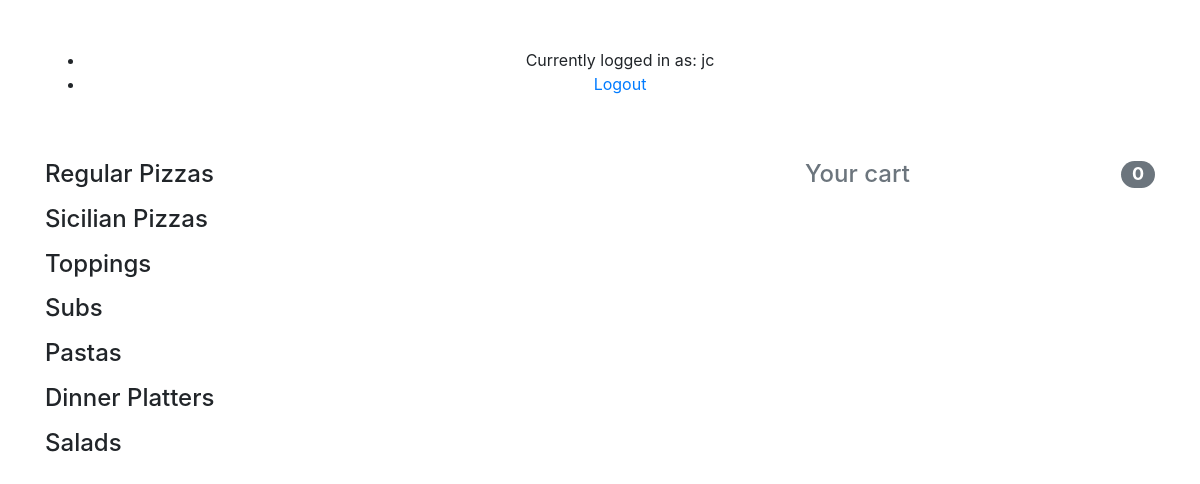
Page / (signed in) on the earlier database version.
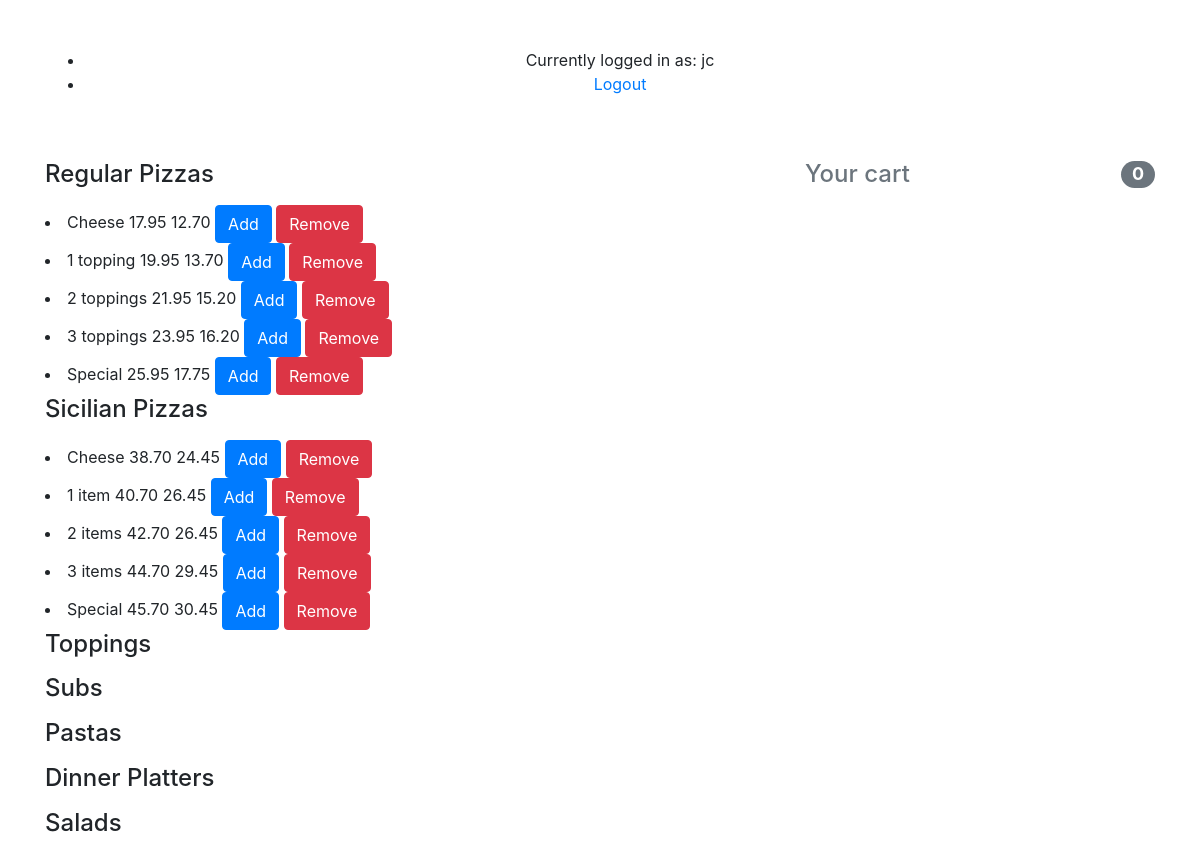
Same page on the later database version.
### orders/models.py (models this page shows, shortened)
class Order(models.Model):
	user = models.ForeignKey(settings.AUTH_USER_MODEL, on_delete=models.CASCADE)
	items = models.ManyToManyField(OrderItem)
	start_date = models.DateTimeField(auto_now_add = True)
	ordered_date = models.DateTimeField
	ordered = models.BooleanField(default=False)

class Item(models.Model):
	title = models.CharField(max_length=100)
	price = models.DecimalField(max_digits=4, decimal_places=2, blank=True, null=True)
	price_small = models.DecimalField(max_digits=4, decimal_places=2, blank=True, null=True)
	has_sizes = models.BooleanField(default=False)
	category = models.CharField(choices=CATEGORY_CHOICES, max_length=2)
	label = models.CharField(choices=LABEL_CHOICES, max_length=1, default='P')
	slug = models.SlugField()
	def get_add_to_cart_url(self):
		return reverse("add-to-cart", kwargs={
			'slug': self.slug
		})
	def get_remove_from_cart_url(self):
		return reverse("remove-from-cart", kwargs={
			'slug': self.slug
		})

### orders/views.py (the view)
# urls.py: path("", views.index, name="index"),
def index(request):
	if not request.user.is_authenticated:
		return render(request, "registration/login.html", {"message": None})
	context = {
		'user': request.user,
		'regular_pizzas': Item.objects.filter(category='RP'),
        'sicilian_pizzas': Item.objects.filter(category='SP'),
        'toppings': Item.objects.filter(category='T'),
        'subs': Item.objects.filter(category='S'),
        'pastas': Item.objects.filter(category='P'),
        'dinner_platters': Item.objects.filter(category='D'),
        'salads': Item.objects.filter(category='Sa')
	}
	return render(request, "orders/index.html", context)

### orders/templatetags/cart_template_tags.py (called while the page is built)
@register.filter
def cart_item_count(user):
    if user.is_authenticated:
        qs = Order.objects.filter(user=user, ordered=False)
        if qs.exists():
            return qs[0].items.count()
    return 0

### orders/templates/orders/index.html (shortened to what this page needs)
{% extends "orders/base.html" %}
{% load cart_template_tags %}
{% block side %}
    <a href="{% url 'order-summary' %}">
        <h4 class="d-flex justify-content-between align-items-center mb-3">
            <span class="text-muted">Your cart</span>
            <span class="badge badge-secondary badge-pill">{{ request.user|cart_item_count }}</span>
        </h4>
    </a>
{% endblock %}
{% block main %}
    <h4 class="mb-3">Regular Pizzas</h4>
    {% for item in regular_pizzas %}
        <li><span class="item-item item-title">{{ item.title }}</span>
            <span class="item-item item-price">{{ item.price }}</span>
            {% if item.price_small %}
                <span class="item-item item-price">{{ item.price_small }}</span>
            {% endif %}
            <a href="{{ item.get_add_to_cart_url }}" class="btn btn-primary btn-md my-0 p">
                Add
            </a>
            <a href="{{ item.get_remove_from_cart_url }}" class="btn btn-danger btn-md my-0 p">
                Remove
            </a>
        </li>
    {% endfor %}
    <h4 class="mb-3">Sicilian Pizzas</h4>
    {% for item in sicilian_pizzas %}
        <li><span class="item-item item-title">{{ item.title }}</span>
            <span class="item-item item-price">{{ item.price }}</span>
            {% if item.price_small %}
                <span class="item-item item-price">{{ item.price_small }}</span>
            {% endif %}
            <a href="{{ item.get_add_to_cart_url }}" class="btn btn-primary btn-md my-0 p">
                Add
            </a>
            <a href="{{ item.get_remove_from_cart_url }}" class="btn btn-danger btn-md my-0 p">
                Remove
            </a>
        </li>
    {% endfor %}
    <h4 class="mb-3">Toppings</h4>
    <h4 class="mb-3">Subs</h4>
    <h4 class="mb-3">Pastas</h4>
    <h4 class="mb-3">Dinner Platters</h4>
    <h4 class="mb-3">Salads</h4>
{% endblock %}

### orders/templates/orders/base.html (shortened to what this page needs)
<!DOCTYPE html>
<html>
<head>
	<link rel="stylesheet" href="https://stackpath.bootstrapcdn.com/bootstrap/4.5.0/css/bootstrap.min.css">
	{% load static %}
</head>
<body>
	<div id="content" name="content" class="container">
		<div class="py-5 text-center">
			<ul>
				<li>Currently logged in as: {{ user.username }}</li>
				<li><a href="{% url 'logout' %}">Logout</a></li>
			</ul>
		</div>
		<div class="row">
			<div class="col-md-4 order-md-2 mb-4">
				{% block side %}
				{% endblock %}
			</div>
			<div class="col-md-8 order-md-1">
				{% block main %}
				{% endblock %}
			</div>
		</div>
	</div>
</body>
</html>

Differences in the rows shown:
added Item: title "Cheese", price "17.95", price_small "12.70", shown under "Regular Pizzas"
added Item: title "1 topping", price "19.95", price_small "13.70", shown under "Regular Pizzas"
added Item: title "2 toppings", price "21.95", price_small "15.20", shown under "Regular Pizzas"
added Item: title "3 toppings", price "23.95", price_small "16.20", shown under "Regular Pizzas"
added Item: title "Special", price "25.95", price_small "17.75", shown under "Regular Pizzas"
added Item: title "Cheese", price "38.70", price_small "24.45", shown under "Sicilian Pizzas"
added Item: title "1 item", price "40.70", price_small "26.45", shown under "Sicilian Pizzas"
added Item: title "2 items", price "42.70", price_small "26.45", shown under "Sicilian Pizzas"
added Item: title "3 items", price "44.70", price_small "29.45", shown under "Sicilian Pizzas"
added Item: title "Special", price "45.70", price_small "30.45", shown under "Sicilian Pizzas"
